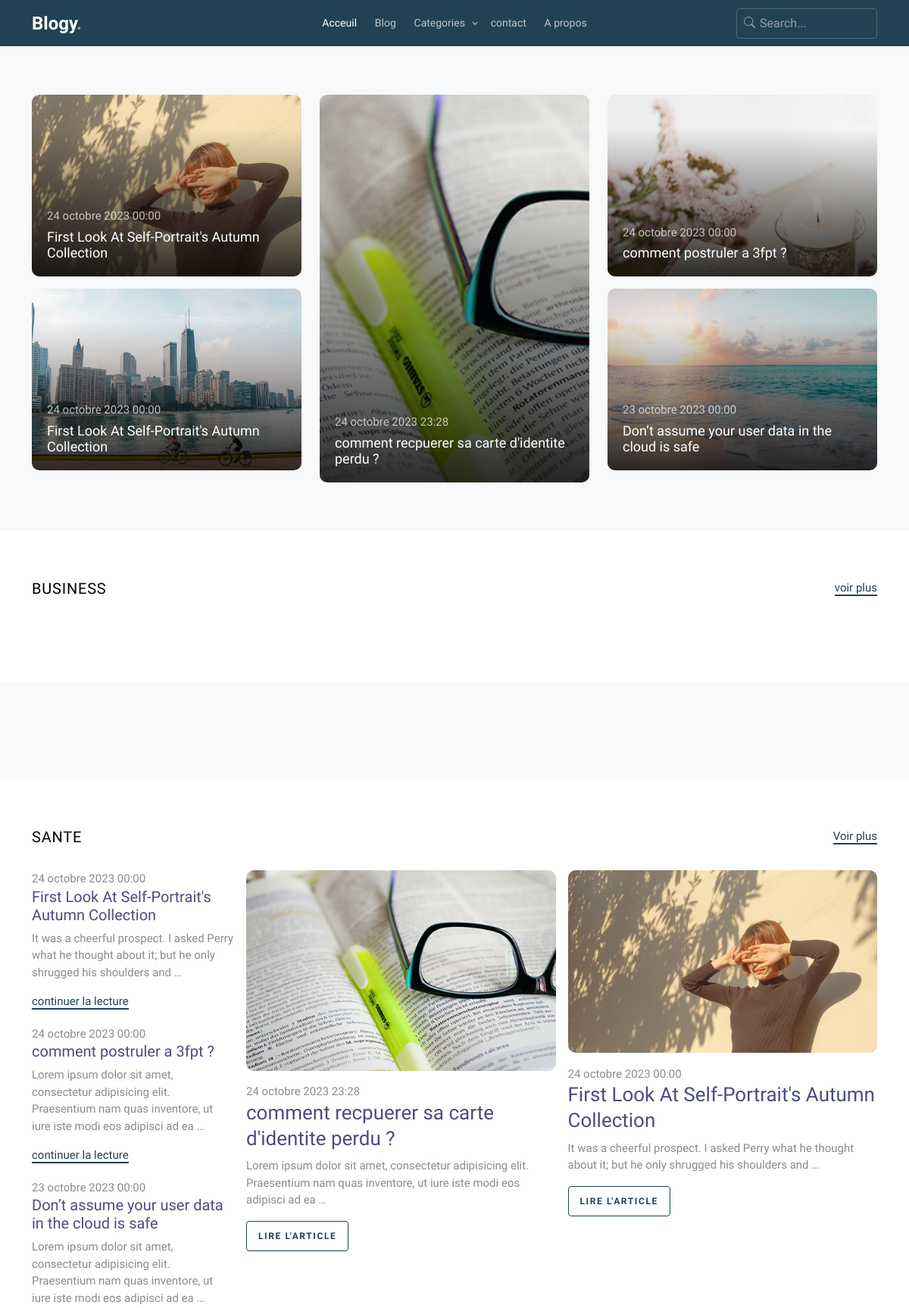
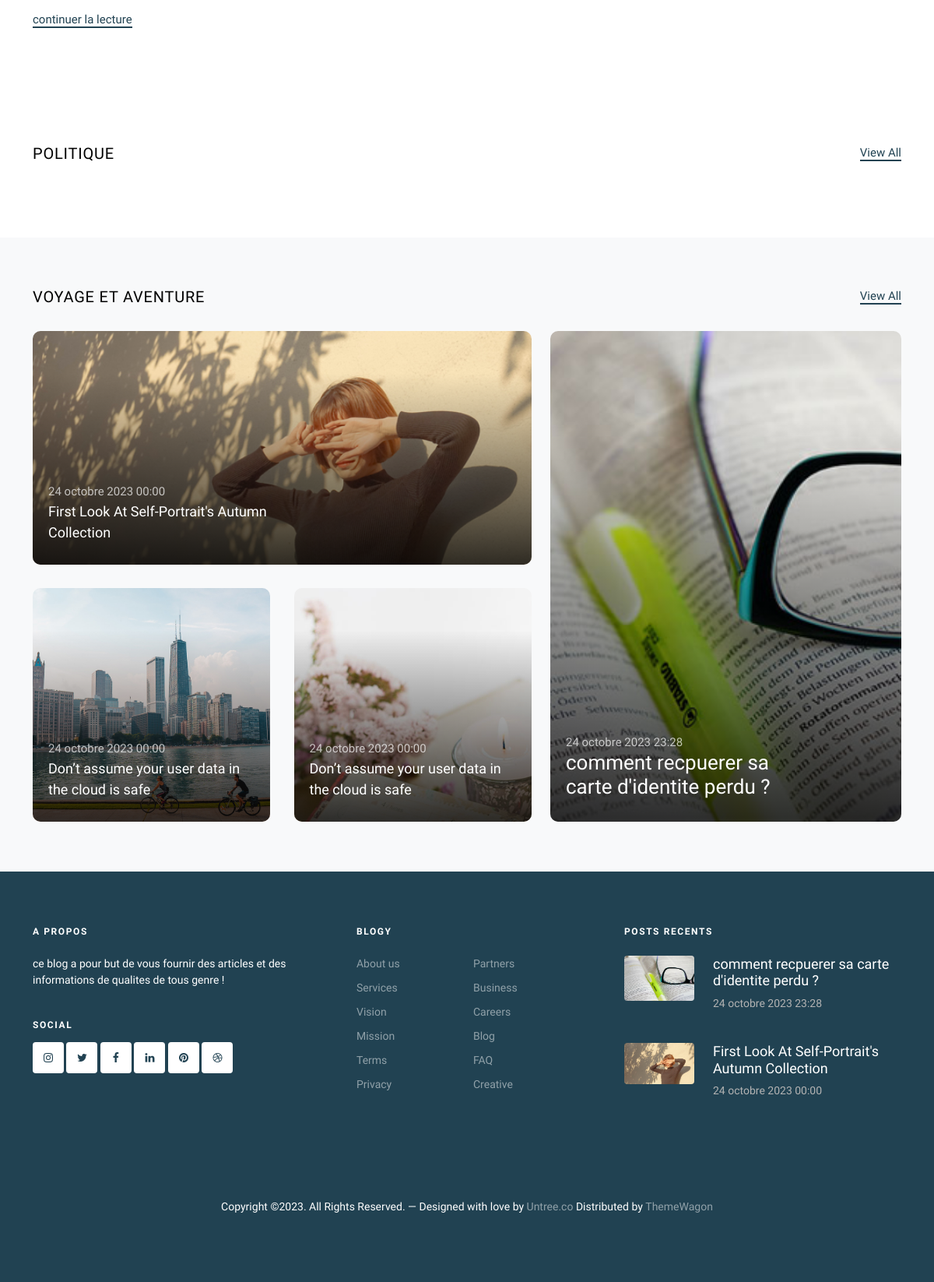
The page / on the database its author committed (2 pictures, top to bottom).
### blog/models.py (models this page shows, shortened)
class Post(models.Model):
    title = models.CharField(max_length=200)
    image = models.ImageField(upload_to='media')
    date = models.DateTimeField(auto_now=False, auto_now_add=True)
    author = models.ForeignKey(User, on_delete=models.CASCADE)
    partie1 = models.TextField()
    image1_partie1 = models.ImageField(upload_to='media', blank=True)
    image2_partie1 = models.ImageField(upload_to='media', blank=True)
    image3_partie1 = models.ImageField(upload_to='media', blank=True)
    partie2 = models.TextField(blank=True)
    image1_partie2 = models.ImageField(upload_to='media', blank=True)
    image2_partie2 = models.ImageField(upload_to='media', blank=True)
    image3_partie2 = models.ImageField(upload_to='media', blank=True)
    partie3 = models.TextField(blank=True)
    image1_partie3 = models.ImageField(upload_to='media', blank=True)
    image2_partie3 = models.ImageField(upload_to='media', blank=True)
    image3_partie3 = models.ImageField(upload_to='media', blank=True)
    partie4 = models.TextField(blank=True)
    image1_partie4 = models.ImageField(upload_to='media', blank=True)
    image2_partie4 = models.ImageField(upload_to='media', blank=True)
    image3_partie4 = models.ImageField(upload_to='media', blank=True)
    tags = models.ManyToManyField(Tag, blank=True)
    categorie = models.ForeignKey(Categorie, on_delete=models.CASCADE,  blank=True, null=True)
    class Meta:
        verbose_name = 'Post'
        verbose_name_plural = 'Posts'

### sudo/models.py (models this page shows, shortened)
class Blog(models.Model):
    name = models.CharField(max_length=50)
    dark_logo = models.FileField(upload_to='media', null=True)
    logo = models.ImageField(upload_to='media')
    default_avatar = models.ImageField(upload_to='media')
    favicon = models.ImageField(upload_to='media', blank=True, null=True)
    email = models.EmailField(max_length=254)
    telephone = models.IntegerField()
    localisation = models.CharField(max_length=50)
    class Meta:
        verbose_name = ("Blog")
        verbose_name_plural = ("Blogs")

### blog/views.py (the view)
# urls.py: path('', views.home, name='home'),
def home(request):
    posts = Post.objects.all().order_by('-date')
    business = Post.objects.filter(categorie = 4).order_by('-date')
    politic = Post.objects.filter(categorie = 6).order_by('-date')
    sante = Post.objects.filter(categorie = 7).order_by('-date')
    travel = Post.objects.filter(categorie = 3).order_by('-date')
    context ={
        'posts' : posts,
        'politic' : politic,
        'bussiness' : business,
        'sante': sante,
        'travel' : travel
    }
    return render(request , 'blog/pages/home.html', context)

### blogy/context_processor.py (called while the page is built)
def all(request):
    all_tags = Tag.objects.all()
    all_categories = Categorie.objects.all()
    most_popular_posts = Post.objects.all()[:3]
    random_posts = Post.objects.all()
    recent_post = Post.objects.all().order_by('-date')[:2]
    blog = Blog.objects.get(pk = 1)
    context = {
        'all_tags' : all_tags,
        'all_categories' : all_categories,
        'most_popular_posts' : most_popular_posts,
        'random_posts' : random_posts,
        'recent_posts': recent_post,
        'blog' : blog
    }
    return context

### blog/templates/blog/pages/home.html (shortened to what this page needs)
{% extends "blog/base.html" %}
{% block main %}
	<section class="section bg-light">
		<div class="container">
			<div class="row align-items-stretch retro-layout">
				<div class="col-md-4">
					{% for post in posts|slice:'1:3' %}
				<a href="{% url "single" post.pk %}" class="h-entry mb-3 v-height gradient">
					<div class="featured-img" style="background-image: url('{{ post.image.url }}');"></div>
					<div class="text">
						<span class="date">{{ post.date }}</span>
						<h2>{{ post.title }}</h2>
					</div>
				</a>
				{% endfor %}
				</div>
				<div class="col-md-4">
					{% for post in posts|slice:':1' %}
					<a href="{% url "single" post.pk %}" class="h-entry mb-3 img-5 h-100 gradient">
						<div class="featured-img" style="background-image: url('{{ post.image.url }}');"></div>
						<div class="text">
							<span class="date">{{ post.date }}</span>
							<h2>{{ post.title }}</h2>
						</div>
					</a>
				{% endfor %}
				</div>
				<div class="col-md-4">
					{% for post in posts|slice:'3:5' %}
					<a href="{% url "single" post.pk %}" class="h-entry mb-3 v-height gradient">
						<div class="featured-img" style="background-image: url('{{ post.image.url }}');"></div>
						<div class="text">
							<span class="date">{{ post.date }}</span>
							<h2>{{ post.title }}</h2>
						</div>
					</a>
					{% endfor %}
				</div>
			</div>
		</div>
	</section>
<section class="section posts-entry">
	<div class="container">
		<div class="row mb-4">
			<div class="col-sm-6">
				<h2 class="posts-entry-title">Business</h2>
			</div>
			<div class="col-sm-6 text-sm-end"><a href="{% url "categorie" 'business' %}" class="read-more">voir plus</a></div>
		</div>
		<div class="row g-3">
			<div class="col-md-9">
			</div>
			<div class="col-md-3">
			</div>
		</div>
	</div>
</section>
<section class="section posts-entry posts-entry-sm bg-light">
</section>
<section class="section posts-entry">
	<div class="container">
		<div class="row mb-4">
			<div class="col-sm-6">
				<h2 class="posts-entry-title">Sante</h2>
			</div>
			<div class="col-sm-6 text-sm-end"><a href="{% url "categorie" 'sante' %}" class="read-more">Voir plus</a></div>
		</div>
		<div class="row g-3">
			<div class="col-md-3">
				<ul class="list-unstyled blog-entry-sm">
					{% for post in sante|slice:'2:5' %}
					<li>
						<span class="date">{{ post.date }}</span>
						<h3><a href="{% url "single" post.pk %}">{{ post.title }}</a></h3>
						<p>{{ post.partie1|truncatewords:20 }}</p>
						<p><a href="{% url "single" post.pk %}" class="read-more">continuer la lecture</a></p>
					</li>
					{% endfor %}
				</ul>
			</div>
			<div class="col-md-9">
				<div class="row g-3">
					{% for post in sante|slice:':2' %}
					<div class="col-md-6">
						<div class="blog-entry">
							<a href="{% url "single" post.pk %}" class="img-link">
								{% if post.image.url %}
								<img src="{{ post.image.url }}" alt="Image" class="img-fluid">
								{% else %}
								<img src="{{ blog.default_post_image.url }}" alt="Image" class="img-fluid">
								{% endif %}
							</a>
							<span class="date">{{ post.date }}</span>
							<h2><a href="{% url "single" post.pk %}">{{ post.title }}</a></h2>
							<p>{{ post.partie1|truncatewords:20 }}</p>
							<p><a href="{% url "single" post.pk %}" class="btn btn-sm btn-outline-primary">lire l'article</a></p>
						</div>
					</div>
					{% endfor %}
				</div>
			</div>
		</div>
	</div>
</section>
<section class="section">
	<div class="container">
		<div class="row mb-4">
			<div class="col-sm-6">
				<h2 class="posts-entry-title">Politique</h2>
			</div>
			<div class="col-sm-6 text-sm-end"><a href="{% url "categorie" 'politique' %}" class="read-more">View All</a></div>
		</div>
	</div>
</section>
<div class="section bg-light">
	<div class="container">
		<div class="row mb-4">
			<div class="col-sm-6">
				<h2 class="posts-entry-title">Voyage et aventure</h2>
			</div>
			<div class="col-sm-6 text-sm-end"><a href="category.html" class="read-more">View All</a></div>
		</div>
		<div class="row align-items-stretch retro-layout-alt">
			{% for post in sante|slice:':1' %}
			<div class="col-md-5 order-md-2">
				<a href="single.html" class="hentry img-1 h-100 gradient">
					<div class="featured-img" style="background-image: url('{{ post.image.url }}');"></div>
					<div class="text">
						<span>{{ post.date }}</span>
						<h2>{{ post.title }}</h2>
					</div>
				</a>
			</div>
			{% endfor %}
			<div class="col-md-7">
				{% for post in sante|slice:'1:2' %}
				<a href="single.html" class="hentry img-2 v-height mb30 gradient">
					<div class="featured-img" style="background-image: url('{{ post.image.url }}');"></div>
					<div class="text text-sm">
						<span>{{ post.date }}</span>
						<h2>{{ post.title }}</h2>
					</div>
				</a>
			{% endfor %}
			<div class="two-col d-block d-md-flex justify-content-between">
					{% for post in sante|slice:'2:4' %}
					<a href="single.html" class="hentry v-height img-2 gradient">
						<div class="featured-img" style="background-image: url('{{ post.image.url }}');"></div>
						<div class="text text-sm">
							<span>{{ post.date }}</span>
							<h2>Don’t assume your user data in the cloud is safe</h2>
						</div>
					</a>
			{% endfor %}
				</div>
			</div>
		</div>
	</div>
</div>
 {% endblock main %}

### blog/templates/blog/includes/footer.html (shortened to what this page needs)
<footer class="site-footer">
	<div class="container">
		<div class="row">
			<div class="col-lg-4">
				<div class="widget">
					<h3 class="mb-4">A propos</h3>
					<p>ce blog a pour but de vous fournir des articles et des informations de qualites de tous genre !</p>
				</div>
				<div class="widget">
					<h3>Social</h3>
					<ul class="list-unstyled social">
						<li><a href="#"><span class="icon-instagram"></span></a></li>
						<li><a href="#"><span class="icon-twitter"></span></a></li>
						<li><a href="#"><span class="icon-facebook"></span></a></li>
						<li><a href="#"><span class="icon-linkedin"></span></a></li>
						<li><a href="#"><span class="icon-pinterest"></span></a></li>
						<li><a href="#"><span class="icon-dribbble"></span></a></li>
					</ul>
				</div>
			</div>
			<div class="col-lg-4 ps-lg-5">
				<div class="widget">
					<h3 class="mb-4">{{ blog.name }}</h3>
					<ul class="list-unstyled float-start links">
						<li><a href="#">About us</a></li>
						<li><a href="#">Services</a></li>
						<li><a href="#">Vision</a></li>
						<li><a href="#">Mission</a></li>
						<li><a href="#">Terms</a></li>
						<li><a href="#">Privacy</a></li>
					</ul>
					<ul class="list-unstyled float-start links">
						<li><a href="#">Partners</a></li>
						<li><a href="#">Business</a></li>
						<li><a href="#">Careers</a></li>
						<li><a href="#">Blog</a></li>
						<li><a href="#">FAQ</a></li>
						<li><a href="#">Creative</a></li>
					</ul>
				</div>
			</div>
			<div class="col-lg-4">
				<div class="widget">
					<h3 class="mb-4">Posts recents</h3>
					<div class="post-entry-footer">
						<ul>
							{% for post  in recent_posts %}
							<li>
								<a href="">
									<img src="{{ post.image.url }}" alt="Image placeholder" class="me-4 rounded">
									<div class="text">
										<h4>{{ post.title }}</h4>
										<div class="post-meta">
											<span class="mr-2">{{post.date}}</span>
										</div>
									</div>
								</a>
							</li>
							{% endfor %}
						</ul>
					</div>
				</div>
			</div>
		</div>
		<div class="row mt-5">
			<div class="col-12 text-center">
		<p>Copyright &copy;. All Rights Reserved. &mdash; Designed with love by <a href="https://untree.co">Untree.co</a>  Distributed by <a href="https://themewagon.com">ThemeWagon</a>
		</p>
	  </div>
	</div>
  </div>
</footer>

### rows shown on the page
Post: image (picture), date "24 octobre 2023 00:00", title "First Look At Self-Portrait's Autumn Collection", partie1 "It was a cheerful prospect. I asked Perry what he thought about it; but he only shrugged his shoulders and …"
Post: image (picture), date "24 octobre 2023 00:00", title "First Look At Self-Portrait's Autumn Collection", partie1 "It was a cheerful prospect. I asked Perry what he thought about it; but he only shrugged his shoulders and …"
Post: image (picture), date "24 octobre 2023 23:28", title "comment recpuerer sa carte d'identite perdu ?", partie1 "Lorem ipsum dolor sit amet, consectetur adipisicing elit. Praesentium nam quas inventore, ut iure iste modi eos adipisci ad ea …"
Post: image (picture), date "24 octobre 2023 00:00", title "comment postruler a 3fpt ?", partie1 "Lorem ipsum dolor sit amet, consectetur adipisicing elit. Praesentium nam quas inventore, ut iure iste modi eos adipisci ad ea …"
Post: image (picture), date "23 octobre 2023 00:00", title "Don’t assume your user data in the cloud is safe", partie1 "Lorem ipsum dolor sit amet, consectetur adipisicing elit. Praesentium nam quas inventore, ut iure iste modi eos adipisci ad ea …"
Blog: name "BLOGY"
